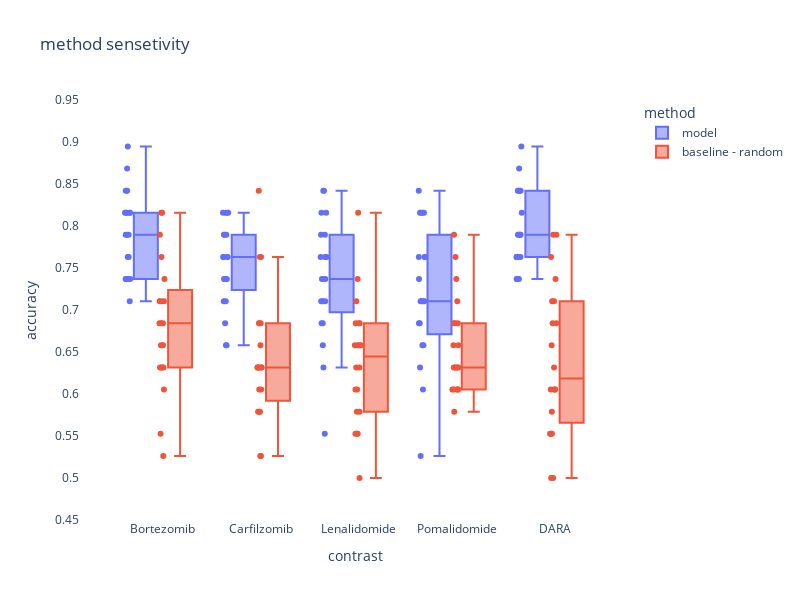
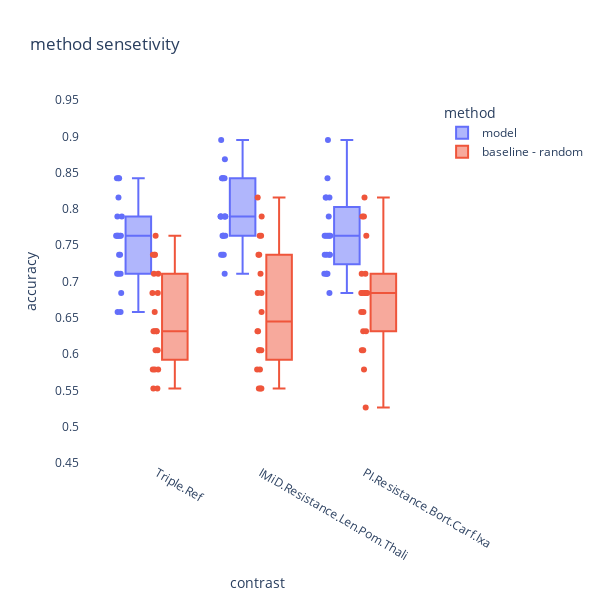
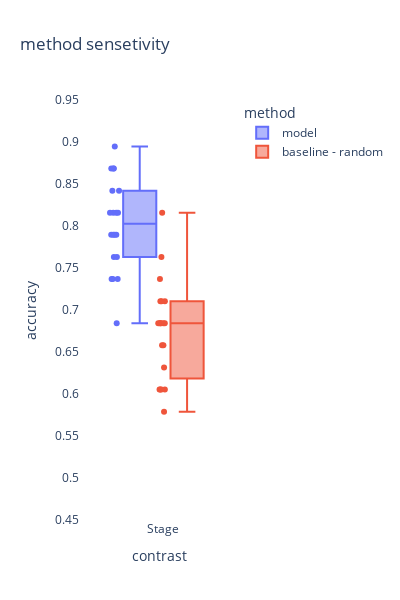

Write notebook code for charts like these, in order.
### Code cell
import plotly.express as px
import plotly.graph_objects as go
from plotly.subplots import make_subplots

all_types = { 
    "treatments" : ['Bortezomib', 'DARA', 'Lenalidomide', 'Pomalidomide', 'Carfilzomib'],
    "treatments_groups": ['IMiD.Resistance.Len.Pom.Thali', 'Triple.Ref', 'PI.Resistance.Bort.Carf.Ixa'],
    "stage": ["Stage"]
}

widths = {
    "treatments" : 800,
    "treatments_groups": 600,
    "stage": 400
}

for key in all_types:
    f1_df_parial = f1_df[f1_df["contrast"].apply(lambda x: x in all_types[key])]
    fig = px.box(f1_df_parial, color="method", x="contrast" ,y=metric_name, points="all",  width=widths[key], height=600, title = "method sensetivity") 
    # fig.add_trace(go.Box(f1_df, color="method", x="contrast" ,y=metric_name,  width=800, height=600, title = "method sensetivity"), row=1, col=1)
    fig.update(layout_yaxis_range = [0.45,0.95])
    fig.update_layout(
        # template='plotly_dark',
        plot_bgcolor='rgba(0, 0, 0, 0)',
        paper_bgcolor='rgba(0, 0, 0, 0)',
    )
    fig.show()

### Figure 1 — Plotly figure (JSON) as saved in the notebook; plotly's stock layout.template omitted (floating-point values rounded to 4 significant figures)
{"data": [{"alignmentgroup": "True", "boxpoints": "all", "hovertemplate": "method=model<br>contrast=%{x}<br>accuracy=%{y}<extra></extra>", "legendgroup": "model", "marker": {"color": "#636efa"}, "name": "model", "notched": false, "offsetgroup": "model", "orientation": "v", "showlegend": true, "type": "box", "x": ["Bortezomib", "Bortezomib", "Bortezomib", "Bortezomib", "Bortezomib", "Bortezomib", "Bortezomib", "Bortezomib", "Bortezomib", "Bortezomib", "Bortezomib", "Bortezomib", "Bortezomib", "Bortezomib", "Bortezomib", "Bortezomib", "Bortezomib", "Bortezomib", "Bortezomib", "Bortezomib", "Carfilzomib", "Carfilzomib", "Carfilzomib", "Carfilzomib", "Carfilzomib", "Carfilzomib", "Carfilzomib", "Carfilzomib", "Carfilzomib", "Carfilzomib", "Carfilzomib", "Carfilzomib", "Carfilzomib", "Carfilzomib", "Carfilzomib", "Carfilzomib", "Carfilzomib", "Carfilzomib", "Carfilzomib", "Carfilzomib", "Lenalidomide", "Lenalidomide", "Lenalidomide", "Lenalidomide", "Lenalidomide", "Lenalidomide", "Lenalidomide", "Lenalidomide", "Lenalidomide", "Lenalidomide", "Lenalidomide", "Lenalidomide", "Lenalidomide", "Lenalidomide", "Lenalidomide", "Lenalidomide", "Lenalidomide", "Lenalidomide", "Lenalidomide", "Lenalidomide", "Pomalidomide", "Pomalidomide", "Pomalidomide", "Pomalidomide", "Pomalidomide", "Pomalidomide", "Pomalidomide", "Pomalidomide", "Pomalidomide", "Pomalidomide", "Pomalidomide", "Pomalidomide", "Pomalidomide", "Pomalidomide", "Pomalidomide", "Pomalidomide", "Pomalidomide", "Pomalidomide", "Pomalidomide", "Pomalidomide", "DARA", "DARA", "DARA", "DARA", "DARA", "DARA", "DARA", "DARA", "DARA", "DARA", "DARA", "DARA", "DARA", "DARA", "DARA", "DARA", "DARA", "DARA", "DARA", "DARA"], "x0": " ", "xaxis": "x", "y": [0.7895, 0.7368, 0.7632, 0.8947, 0.8158, 0.7895, 0.7368, 0.7105, 0.8421, 0.7895, 0.8158, 0.8158, 0.7368, 0.8421, 0.7368, 0.7632, 0.7368, 0.8684, 0.8158, 0.8158, 0.7632, 0.7632, 0.7105, 0.7105, 0.8158, 0.7632, 0.6579, 0.6842, 0.8158, 0.7368, 0.7895, 0.7368, 0.7895, 0.8158, 0.7632, 0.7895, 0.8158, 0.7368, 0.6579, 0.7368, 0.7632, 0.7105, 0.6579, 0.7632, 0.7895, 0.7368, 0.6316, 0.7368, 0.8421, 0.7632, 0.8158, 0.7105, 0.6842, 0.8158, 0.6842, 0.5526, 0.7105, 0.8421, 0.7368, 0.7895, 0.6842, 0.6579, 0.6579, 0.7368, 0.7632, 0.7105, 0.6053, 0.7632, 0.8158, 0.7632, 0.8158, 0.7105, 0.6316, 0.8158, 0.7105, 0.5263, 0.6842, 0.8158, 0.7105, 0.8421, 0.7895, 0.7632, 0.7632, 0.8947, 0.8421, 0.7895, 0.7368, 0.7632, 0.8421, 0.7895, 0.8421, 0.8158, 0.7368, 0.8421, 0.7368, 0.7632, 0.7368, 0.8684, 0.7895, 0.7895], "y0": " ", "yaxis": "y"}, {"alignmentgroup": "True", "boxpoints": "all", "hovertemplate": "method=baseline - random<br>contrast=%{x}<br>accuracy=%{y}<extra></extra>", "legendgroup": "baseline - random", "marker": {"color": "#EF553B"}, "name": "baseline - random", "notched": false, "offsetgroup": "baseline - random", "orientation": "v", "showlegend": true, "type": "box", "x": ["Bortezomib", "Bortezomib", "Bortezomib", "Bortezomib", "Bortezomib", "Bortezomib", "Bortezomib", "Bortezomib", "Bortezomib", "Bortezomib", "Bortezomib", "Bortezomib", "Bortezomib", "Bortezomib", "Bortezomib", "Bortezomib", "Bortezomib", "Bortezomib", "Bortezomib", "Bortezomib", "Carfilzomib", "Carfilzomib", "Carfilzomib", "Carfilzomib", "Carfilzomib", "Carfilzomib", "Carfilzomib", "Carfilzomib", "Carfilzomib", "Carfilzomib", "Carfilzomib", "Carfilzomib", "Carfilzomib", "Carfilzomib", "Carfilzomib", "Carfilzomib", "Carfilzomib", "Carfilzomib", "Carfilzomib", "Carfilzomib", "Lenalidomide", "Lenalidomide", "Lenalidomide", "Lenalidomide", "Lenalidomide", "Lenalidomide", "Lenalidomide", "Lenalidomide", "Lenalidomide", "Lenalidomide", "Lenalidomide", "Lenalidomide", "Lenalidomide", "Lenalidomide", "Lenalidomide", "Lenalidomide", "Lenalidomide", "Lenalidomide", "Lenalidomide", "Lenalidomide", "Pomalidomide", "Pomalidomide", "Pomalidomide", "Pomalidomide", "Pomalidomide", "Pomalidomide", "Pomalidomide", "Pomalidomide", "Pomalidomide", "Pomalidomide", "Pomalidomide", "Pomalidomide", "Pomalidomide", "Pomalidomide", "Pomalidomide", "Pomalidomide", "Pomalidomide", "Pomalidomide", "Pomalidomide", "Pomalidomide", "DARA", "DARA", "DARA", "DARA", "DARA", "DARA", "DARA", "DARA", "DARA", "DARA", "DARA", "DARA", "DARA", "DARA", "DARA", "DARA", "DARA", "DARA", "DARA", "DARA"], "x0": " ", "xaxis": "x", "y": [0.6579, 0.6316, 0.6579, 0.8158, 0.7632, 0.5263, 0.6053, 0.7895, 0.6842, 0.7105, 0.8158, 0.6842, 0.6316, 0.7105, 0.7105, 0.6316, 0.7368, 0.6316, 0.5526, 0.6842, 0.6316, 0.6316, 0.8421, 0.6053, 0.6316, 0.5263, 0.6579, 0.5789, 0.6316, 0.6842, 0.6053, 0.6842, 0.6316, 0.6316, 0.5789, 0.6842, 0.7632, 0.5263, 0.5789, 0.7632, 0.6579, 0.6053, 0.6579, 0.5789, 0.6316, 0.6842, 0.6579, 0.6579, 0.6053, 0.6316, 0.6842, 0.7105, 0.5526, 0.8158, 0.5526, 0.6842, 0.5789, 0.5, 0.5526, 0.7368, 0.6842, 0.7632, 0.6842, 0.6316, 0.6316, 0.6579, 0.6316, 0.6053, 0.7895, 0.6316, 0.6053, 0.6053, 0.6579, 0.7105, 0.5789, 0.7368, 0.6053, 0.6842, 0.6053, 0.6316, 0.7632, 0.7895, 0.5526, 0.6842, 0.7105, 0.6053, 0.5526, 0.5, 0.7895, 0.7368, 0.6842, 0.6053, 0.5, 0.6053, 0.6579, 0.6316, 0.7105, 0.6053, 0.5526, 0.5789], "y0": " ", "yaxis": "y"}], "layout": {"boxmode": "group", "height": 600, "legend": {"title": {"text": "method"}, "tracegroupgap": 0}, "paper_bgcolor": "rgba(0, 0, 0, 0)", "plot_bgcolor": "rgba(0, 0, 0, 0)", "title": {"text": "method sensetivity"}, "width": 800, "xaxis": {"anchor": "y", "autorange": true, "domain": [0, 1], "range": [-0.8481, 4.781], "title": {"text": "contrast"}, "type": "category"}, "yaxis": {"anchor": "x", "domain": [0, 1], "range": [0.45, 0.95], "title": {"text": "accuracy"}, "type": "linear"}}}

### Figure 2 — Plotly figure (JSON) as saved in the notebook; plotly's stock layout.template omitted (floating-point values rounded to 4 significant figures)
{"data": [{"alignmentgroup": "True", "boxpoints": "all", "hovertemplate": "method=model<br>contrast=%{x}<br>accuracy=%{y}<extra></extra>", "legendgroup": "model", "marker": {"color": "#636efa"}, "name": "model", "notched": false, "offsetgroup": "model", "orientation": "v", "showlegend": true, "type": "box", "x": ["Triple.Ref", "Triple.Ref", "Triple.Ref", "Triple.Ref", "Triple.Ref", "Triple.Ref", "Triple.Ref", "Triple.Ref", "Triple.Ref", "Triple.Ref", "Triple.Ref", "Triple.Ref", "Triple.Ref", "Triple.Ref", "Triple.Ref", "Triple.Ref", "Triple.Ref", "Triple.Ref", "Triple.Ref", "Triple.Ref", "IMiD.Resistance.Len.Pom.Thali", "IMiD.Resistance.Len.Pom.Thali", "IMiD.Resistance.Len.Pom.Thali", "IMiD.Resistance.Len.Pom.Thali", "IMiD.Resistance.Len.Pom.Thali", "IMiD.Resistance.Len.Pom.Thali", "IMiD.Resistance.Len.Pom.Thali", "IMiD.Resistance.Len.Pom.Thali", "IMiD.Resistance.Len.Pom.Thali", "IMiD.Resistance.Len.Pom.Thali", "IMiD.Resistance.Len.Pom.Thali", "IMiD.Resistance.Len.Pom.Thali", "IMiD.Resistance.Len.Pom.Thali", "IMiD.Resistance.Len.Pom.Thali", "IMiD.Resistance.Len.Pom.Thali", "IMiD.Resistance.Len.Pom.Thali", "IMiD.Resistance.Len.Pom.Thali", "IMiD.Resistance.Len.Pom.Thali", "IMiD.Resistance.Len.Pom.Thali", "IMiD.Resistance.Len.Pom.Thali", "PI.Resistance.Bort.Carf.Ixa", "PI.Resistance.Bort.Carf.Ixa", "PI.Resistance.Bort.Carf.Ixa", "PI.Resistance.Bort.Carf.Ixa", "PI.Resistance.Bort.Carf.Ixa", "PI.Resistance.Bort.Carf.Ixa", "PI.Resistance.Bort.Carf.Ixa", "PI.Resistance.Bort.Carf.Ixa", "PI.Resistance.Bort.Carf.Ixa", "PI.Resistance.Bort.Carf.Ixa", "PI.Resistance.Bort.Carf.Ixa", "PI.Resistance.Bort.Carf.Ixa", "PI.Resistance.Bort.Carf.Ixa", "PI.Resistance.Bort.Carf.Ixa", "PI.Resistance.Bort.Carf.Ixa", "PI.Resistance.Bort.Carf.Ixa", "PI.Resistance.Bort.Carf.Ixa", "PI.Resistance.Bort.Carf.Ixa", "PI.Resistance.Bort.Carf.Ixa", "PI.Resistance.Bort.Carf.Ixa"], "x0": " ", "xaxis": "x", "y": [0.8421, 0.7632, 0.7632, 0.7632, 0.8158, 0.7632, 0.7105, 0.7368, 0.8421, 0.6579, 0.8421, 0.7105, 0.7632, 0.7632, 0.6579, 0.7895, 0.7895, 0.7105, 0.6842, 0.7368, 0.7895, 0.7632, 0.7632, 0.8947, 0.8421, 0.7895, 0.7105, 0.7632, 0.8421, 0.7895, 0.8421, 0.7895, 0.7368, 0.8421, 0.7368, 0.7632, 0.7368, 0.8684, 0.7895, 0.7895, 0.7632, 0.8158, 0.7368, 0.7105, 0.8421, 0.7632, 0.7105, 0.7105, 0.8158, 0.7105, 0.8158, 0.7368, 0.7895, 0.7632, 0.7368, 0.7632, 0.8947, 0.7632, 0.6842, 0.7368], "y0": " ", "yaxis": "y"}, {"alignmentgroup": "True", "boxpoints": "all", "hovertemplate": "method=baseline - random<br>contrast=%{x}<br>accuracy=%{y}<extra></extra>", "legendgroup": "baseline - random", "marker": {"color": "#EF553B"}, "name": "baseline - random", "notched": false, "offsetgroup": "baseline - random", "orientation": "v", "showlegend": true, "type": "box", "x": ["Triple.Ref", "Triple.Ref", "Triple.Ref", "Triple.Ref", "Triple.Ref", "Triple.Ref", "Triple.Ref", "Triple.Ref", "Triple.Ref", "Triple.Ref", "Triple.Ref", "Triple.Ref", "Triple.Ref", "Triple.Ref", "Triple.Ref", "Triple.Ref", "Triple.Ref", "Triple.Ref", "Triple.Ref", "Triple.Ref", "IMiD.Resistance.Len.Pom.Thali", "IMiD.Resistance.Len.Pom.Thali", "IMiD.Resistance.Len.Pom.Thali", "IMiD.Resistance.Len.Pom.Thali", "IMiD.Resistance.Len.Pom.Thali", "IMiD.Resistance.Len.Pom.Thali", "IMiD.Resistance.Len.Pom.Thali", "IMiD.Resistance.Len.Pom.Thali", "IMiD.Resistance.Len.Pom.Thali", "IMiD.Resistance.Len.Pom.Thali", "IMiD.Resistance.Len.Pom.Thali", "IMiD.Resistance.Len.Pom.Thali", "IMiD.Resistance.Len.Pom.Thali", "IMiD.Resistance.Len.Pom.Thali", "IMiD.Resistance.Len.Pom.Thali", "IMiD.Resistance.Len.Pom.Thali", "IMiD.Resistance.Len.Pom.Thali", "IMiD.Resistance.Len.Pom.Thali", "IMiD.Resistance.Len.Pom.Thali", "IMiD.Resistance.Len.Pom.Thali", "PI.Resistance.Bort.Carf.Ixa", "PI.Resistance.Bort.Carf.Ixa", "PI.Resistance.Bort.Carf.Ixa", "PI.Resistance.Bort.Carf.Ixa", "PI.Resistance.Bort.Carf.Ixa", "PI.Resistance.Bort.Carf.Ixa", "PI.Resistance.Bort.Carf.Ixa", "PI.Resistance.Bort.Carf.Ixa", "PI.Resistance.Bort.Carf.Ixa", "PI.Resistance.Bort.Carf.Ixa", "PI.Resistance.Bort.Carf.Ixa", "PI.Resistance.Bort.Carf.Ixa", "PI.Resistance.Bort.Carf.Ixa", "PI.Resistance.Bort.Carf.Ixa", "PI.Resistance.Bort.Carf.Ixa", "PI.Resistance.Bort.Carf.Ixa", "PI.Resistance.Bort.Carf.Ixa", "PI.Resistance.Bort.Carf.Ixa", "PI.Resistance.Bort.Carf.Ixa", "PI.Resistance.Bort.Carf.Ixa"], "x0": " ", "xaxis": "x", "y": [0.6053, 0.7368, 0.6316, 0.7105, 0.5526, 0.6579, 0.7105, 0.5526, 0.6316, 0.6316, 0.7368, 0.6842, 0.6842, 0.6053, 0.5789, 0.5789, 0.7368, 0.7632, 0.6316, 0.5789, 0.5789, 0.8158, 0.6053, 0.6579, 0.6053, 0.5789, 0.6316, 0.6053, 0.5526, 0.7632, 0.6842, 0.6842, 0.5526, 0.5526, 0.7632, 0.7895, 0.7368, 0.7368, 0.7105, 0.6316, 0.8158, 0.7632, 0.5263, 0.6842, 0.7105, 0.5789, 0.7895, 0.6842, 0.6579, 0.6842, 0.6316, 0.6842, 0.7105, 0.7895, 0.6842, 0.6316, 0.6053, 0.6842, 0.6579, 0.6053], "y0": " ", "yaxis": "y"}], "layout": {"boxmode": "group", "height": 600, "legend": {"title": {"text": "method"}, "tracegroupgap": 0}, "paper_bgcolor": "rgba(0, 0, 0, 0)", "plot_bgcolor": "rgba(0, 0, 0, 0)", "title": {"text": "method sensetivity"}, "width": 600, "xaxis": {"anchor": "y", "autorange": true, "domain": [0, 1], "range": [-0.7353, 2.67], "title": {"text": "contrast"}, "type": "category"}, "yaxis": {"anchor": "x", "domain": [0, 1], "range": [0.45, 0.95], "title": {"text": "accuracy"}, "type": "linear"}}}

### Figure 3 — Plotly figure (JSON) as saved in the notebook; plotly's stock layout.template omitted (floating-point values rounded to 4 significant figures)
{"data": [{"alignmentgroup": "True", "boxpoints": "all", "hovertemplate": "method=model<br>contrast=%{x}<br>accuracy=%{y}<extra></extra>", "legendgroup": "model", "marker": {"color": "#636efa"}, "name": "model", "notched": false, "offsetgroup": "model", "orientation": "v", "showlegend": true, "type": "box", "x": ["Stage", "Stage", "Stage", "Stage", "Stage", "Stage", "Stage", "Stage", "Stage", "Stage", "Stage", "Stage", "Stage", "Stage", "Stage", "Stage", "Stage", "Stage", "Stage", "Stage"], "x0": " ", "xaxis": "x", "y": [0.7895, 0.8158, 0.7368, 0.8947, 0.8421, 0.7632, 0.6842, 0.8158, 0.8684, 0.7632, 0.8684, 0.8158, 0.7368, 0.8684, 0.7895, 0.7368, 0.8158, 0.8421, 0.7895, 0.7895], "y0": " ", "yaxis": "y"}, {"alignmentgroup": "True", "boxpoints": "all", "hovertemplate": "method=baseline - random<br>contrast=%{x}<br>accuracy=%{y}<extra></extra>", "legendgroup": "baseline - random", "marker": {"color": "#EF553B"}, "name": "baseline - random", "notched": false, "offsetgroup": "baseline - random", "orientation": "v", "showlegend": true, "type": "box", "x": ["Stage", "Stage", "Stage", "Stage", "Stage", "Stage", "Stage", "Stage", "Stage", "Stage", "Stage", "Stage", "Stage", "Stage", "Stage", "Stage", "Stage", "Stage", "Stage", "Stage"], "x0": " ", "xaxis": "x", "y": [0.7632, 0.6579, 0.7105, 0.7105, 0.6842, 0.6053, 0.6842, 0.6842, 0.7105, 0.5789, 0.7368, 0.6316, 0.6842, 0.6579, 0.6842, 0.6842, 0.6053, 0.6053, 0.6053, 0.8158], "y0": " ", "yaxis": "y"}], "layout": {"boxmode": "group", "height": 600, "legend": {"title": {"text": "method"}, "tracegroupgap": 0}, "paper_bgcolor": "rgba(0, 0, 0, 0)", "plot_bgcolor": "rgba(0, 0, 0, 0)", "title": {"text": "method sensetivity"}, "width": 400, "xaxis": {"anchor": "y", "autorange": true, "domain": [0, 1], "range": [-0.6179, 0.5588], "title": {"text": "contrast"}, "type": "category"}, "yaxis": {"anchor": "x", "domain": [0, 1], "range": [0.45, 0.95], "title": {"text": "accuracy"}, "type": "linear"}}}
